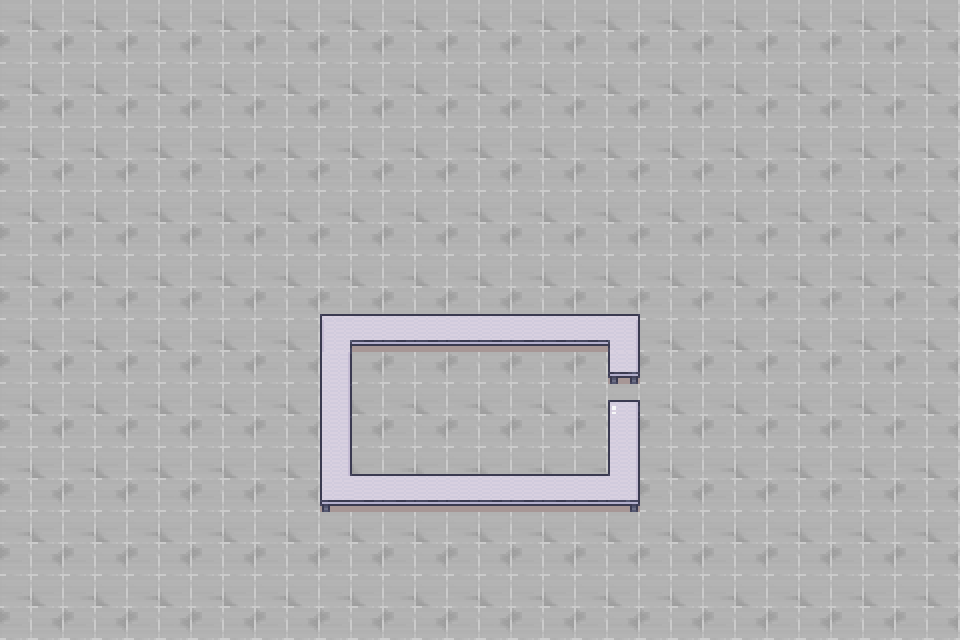

The image is a tile-based game level rendered from a .tmx file. Its description and complete source (layers, tilesets, objects, tile grids) follow:
An orthogonal 30x20 tile map with 32x32 px tiles, 3 tile layers (floor, tables, tabletops), 4 tilesets and 67 objects (5x point, top_left_collision, top_center_collision, top_right_collision, start, ...).

<map version="1.10" tiledversion="1.11.2" orientation="orthogonal" renderorder="right-down" width="30" height="20" tilewidth="32" tileheight="32" infinite="0" nextlayerid="7" nextobjectid="11">
 <editorsettings>
  <export target="map.json" format="json" />
 </editorsettings>
 <tileset firstgid="1" name="tiles" tilewidth="32" tileheight="32" tilecount="256" columns="16">
  <image source="tiles.png" width="512" height="512" />
  <tile id="3">
   <objectgroup draworder="index" id="2">
    <object id="1" x="0" y="16" width="32" height="16" />
   </objectgroup>
  </tile>
  <tile id="5">
   <objectgroup draworder="index" id="2">
    <object id="1" name="top_left_collision" x="2" y="18" width="30" height="14" />
   </objectgroup>
  </tile>
  <tile id="6">
   <objectgroup draworder="index" id="2">
    <object id="1" name="top_center_collision" x="0" y="18" width="32" height="14" />
   </objectgroup>
  </tile>
  <tile id="7">
   <objectgroup draworder="index" id="2">
    <object id="1" name="top_right_collision" x="0" y="18" width="30" height="14" />
   </objectgroup>
  </tile>
  <tile id="17">
   <objectgroup draworder="index" id="2">
    <object id="1" x="0" y="26" width="32" height="6" />
   </objectgroup>
  </tile>
  <tile id="33">
   <objectgroup draworder="index" id="2">
    <object id="1" x="0" y="0" width="32" height="25.5" />
   </objectgroup>
  </tile>
  <tile id="34">
   <objectgroup draworder="index" id="2">
    <object id="1" x="0" y="0" width="32" height="25.25" />
   </objectgroup>
  </tile>
  <tile id="35">
   <objectgroup draworder="index" id="2">
    <object id="1" x="0" y="0" width="32" height="25.5" />
   </objectgroup>
  </tile>
  <tile id="38">
   <objectgroup draworder="index" id="2">
    <object id="1" x="0" y="0" width="32" height="25.5" />
   </objectgroup>
  </tile>
  <tile id="49">
   <objectgroup draworder="index" id="2">
    <object id="1" x="0" y="26" width="32" height="6" />
   </objectgroup>
  </tile>
  <tile id="52">
   <objectgroup draworder="index" id="2">
    <object id="1" x="0" y="0" width="32" height="17.5" />
   </objectgroup>
  </tile>
  <tile id="56">
   <objectgroup draworder="index" id="2">
    <object id="1" x="0" y="0" width="32" height="17.5" />
   </objectgroup>
  </tile>
 </tileset>
 <tileset firstgid="257" name="player" tilewidth="32" tileheight="48" tilecount="16" columns="4">
  <image source="player.png" width="128" height="192" />
  <tile id="0">
   <objectgroup draworder="index" id="2">
    <object id="2" x="3.875" y="22.5149" width="24" height="17.8601" />
   </objectgroup>
   <animation>
    <frame tileid="0" duration="100" />
    <frame tileid="1" duration="100" />
    <frame tileid="2" duration="100" />
    <frame tileid="3" duration="100" />
   </animation>
  </tile>
  <tile id="1">
   <objectgroup draworder="index" id="2">
    <object id="2" x="3.75" y="26.0651" width="24" height="17.5599" />
   </objectgroup>
  </tile>
  <tile id="2">
   <objectgroup draworder="index" id="2">
    <object id="2" x="4.25" y="25.8566" width="24" height="17.7684" />
   </objectgroup>
  </tile>
  <tile id="3">
   <objectgroup draworder="index" id="2">
    <object id="2" x="4.25" y="26.0902" width="24" height="17.0348" />
   </objectgroup>
  </tile>
  <tile id="4">
   <objectgroup draworder="index" id="2">
    <object id="2" x="4.25" y="25.9734" width="23.5" height="14.6516" />
   </objectgroup>
   <animation>
    <frame tileid="4" duration="100" />
    <frame tileid="5" duration="100" />
    <frame tileid="6" duration="100" />
    <frame tileid="7" duration="100" />
   </animation>
  </tile>
  <tile id="5">
   <objectgroup draworder="index" id="2">
    <object id="2" x="3.5" y="25.9985" width="23.5" height="14.3765" />
   </objectgroup>
  </tile>
  <tile id="6">
   <objectgroup draworder="index" id="2">
    <object id="2" x="3.75" y="25.9985" width="23.5" height="14.3765" />
   </objectgroup>
  </tile>
  <tile id="7">
   <objectgroup draworder="index" id="2">
    <object id="2" x="5.25" y="25.9068" width="23.5" height="14.4682" />
   </objectgroup>
  </tile>
  <tile id="8">
   <objectgroup draworder="index" id="2">
    <object id="2" x="4.25" y="25.8064" width="23.5" height="15.5686" />
   </objectgroup>
   <animation>
    <frame tileid="8" duration="100" />
    <frame tileid="9" duration="100" />
    <frame tileid="10" duration="100" />
    <frame tileid="11" duration="100" />
   </animation>
  </tile>
  <tile id="9">
   <objectgroup draworder="index" id="2">
    <object id="2" x="4.25" y="25.8817" width="23.5" height="14.7433" />
   </objectgroup>
  </tile>
  <tile id="10">
   <objectgroup draworder="index" id="2">
    <object id="2" x="3.75" y="25.8315" width="23.5" height="15.2935" />
   </objectgroup>
  </tile>
  <tile id="11">
   <objectgroup draworder="index" id="2">
    <object id="2" x="3.75" y="26.0487" width="23.5" height="13.8263" />
   </objectgroup>
  </tile>
  <tile id="12">
   <objectgroup draworder="index" id="2">
    <object id="2" x="4.5" y="24.0989" width="23" height="17.0261" />
   </objectgroup>
   <animation>
    <frame tileid="12" duration="100" />
    <frame tileid="13" duration="100" />
    <frame tileid="14" duration="100" />
    <frame tileid="15" duration="100" />
   </animation>
  </tile>
  <tile id="13">
   <objectgroup draworder="index" id="2">
    <object id="1" x="4.75" y="9.37733" width="23" height="30.8727" />
   </objectgroup>
  </tile>
  <tile id="14">
   <objectgroup draworder="index" id="2">
    <object id="3" x="4.75" y="24.5154" width="23" height="17.4846" />
   </objectgroup>
  </tile>
  <tile id="15">
   <objectgroup draworder="index" id="2">
    <object id="2" x="4" y="21.9652" width="23" height="18.0348" />
   </objectgroup>
  </tile>
 </tileset>
 <tileset firstgid="273" name="npc1" tilewidth="32" tileheight="48" tilecount="16" columns="4">
  <image source="npc1.png" width="128" height="192" />
  <tile id="0">
   <objectgroup draworder="index" id="2">
    <object id="1" x="4" y="33.75" width="24" height="10" />
   </objectgroup>
  </tile>
  <tile id="1">
   <objectgroup draworder="index" id="2">
    <object id="1" x="1.75" y="33.5" width="24" height="10" />
   </objectgroup>
  </tile>
  <tile id="2">
   <objectgroup draworder="index" id="2">
    <object id="1" x="3.75" y="33.5" width="24" height="10" />
   </objectgroup>
  </tile>
  <tile id="3">
   <objectgroup draworder="index" id="2">
    <object id="1" x="4" y="34.25" width="24" height="10" />
   </objectgroup>
  </tile>
  <tile id="4">
   <objectgroup draworder="index" id="2">
    <object id="1" x="4" y="33.25" width="24" height="10" />
   </objectgroup>
  </tile>
  <tile id="5">
   <objectgroup draworder="index" id="2">
    <object id="1" x="2.25" y="32.5" width="24" height="10" />
   </objectgroup>
  </tile>
  <tile id="6">
   <objectgroup draworder="index" id="2">
    <object id="1" x="3.75" y="33.5" width="24" height="10" />
   </objectgroup>
  </tile>
  <tile id="7">
   <objectgroup draworder="index" id="2">
    <object id="1" x="3.5" y="32.25" width="24" height="10" />
   </objectgroup>
  </tile>
  <tile id="8">
   <objectgroup draworder="index" id="2">
    <object id="1" x="3" y="34" width="24" height="10" />
   </objectgroup>
  </tile>
  <tile id="9">
   <objectgroup draworder="index" id="2">
    <object id="1" x="4" y="32" width="24" height="10" />
   </objectgroup>
  </tile>
  <tile id="10">
   <objectgroup draworder="index" id="2">
    <object id="1" x="3.25" y="33.5" width="24" height="10" />
   </objectgroup>
  </tile>
  <tile id="11">
   <objectgroup draworder="index" id="2">
    <object id="1" x="3.75" y="32" width="24" height="10" />
   </objectgroup>
  </tile>
  <tile id="12">
   <objectgroup draworder="index" id="2">
    <object id="1" x="4.75" y="33.75" width="24" height="10" />
   </objectgroup>
  </tile>
  <tile id="13">
   <objectgroup draworder="index" id="2">
    <object id="1" x="5" y="33.5" width="24" height="10" />
   </objectgroup>
  </tile>
  <tile id="14">
   <objectgroup draworder="index" id="2">
    <object id="1" x="5.25" y="33.75" width="24" height="10" />
   </objectgroup>
  </tile>
  <tile id="15">
   <objectgroup draworder="index" id="2">
    <object id="1" x="6.25" y="33.5" width="24" height="10" />
   </objectgroup>
  </tile>
 </tileset>
 <tileset firstgid="289" name="npc2" tilewidth="32" tileheight="48" tilecount="16" columns="4">
  <image source="npc2.png" width="128" height="192" />
  <tile id="0">
   <objectgroup draworder="index" id="2">
    <object id="1" x="3" y="30.375" width="24" height="11.75" />
   </objectgroup>
   <animation>
    <frame tileid="0" duration="100" />
    <frame tileid="1" duration="100" />
    <frame tileid="2" duration="100" />
    <frame tileid="3" duration="100" />
   </animation>
  </tile>
  <tile id="1">
   <objectgroup draworder="index" id="2">
    <object id="1" x="3" y="31.5" width="24" height="11.75" />
   </objectgroup>
  </tile>
  <tile id="2">
   <objectgroup draworder="index" id="2">
    <object id="1" x="3" y="31.125" width="24" height="11.75" />
   </objectgroup>
  </tile>
  <tile id="3">
   <objectgroup draworder="index" id="2">
    <object id="1" x="2.75" y="31.375" width="24" height="11.75" />
   </objectgroup>
  </tile>
  <tile id="4">
   <objectgroup draworder="index" id="2">
    <object id="1" x="3.25" y="30.625" width="24" height="11.75" />
   </objectgroup>
   <animation>
    <frame tileid="4" duration="100" />
    <frame tileid="5" duration="100" />
    <frame tileid="6" duration="100" />
    <frame tileid="7" duration="100" />
   </animation>
  </tile>
  <tile id="5">
   <objectgroup draworder="index" id="2">
    <object id="1" x="3.25" y="29.625" width="24" height="11.75" />
   </objectgroup>
  </tile>
  <tile id="6">
   <objectgroup draworder="index" id="2">
    <object id="1" x="3.25" y="30.375" width="24" height="11.75" />
   </objectgroup>
  </tile>
  <tile id="7">
   <objectgroup draworder="index" id="2">
    <object id="1" x="2.75" y="29.375" width="24" height="11.75" />
   </objectgroup>
  </tile>
  <tile id="8">
   <objectgroup draworder="index" id="2">
    <object id="1" x="4.25" y="29.375" width="24" height="11.75" />
   </objectgroup>
   <animation>
    <frame tileid="8" duration="100" />
    <frame tileid="9" duration="100" />
    <frame tileid="10" duration="100" />
    <frame tileid="11" duration="100" />
   </animation>
  </tile>
  <tile id="9">
   <objectgroup draworder="index" id="2">
    <object id="1" x="3.5" y="29.625" width="24" height="11.75" />
   </objectgroup>
  </tile>
  <tile id="10">
   <objectgroup draworder="index" id="2">
    <object id="1" x="3" y="29.375" width="24" height="11.75" />
   </objectgroup>
  </tile>
  <tile id="11">
   <objectgroup draworder="index" id="2">
    <object id="1" x="2.75" y="29.375" width="24" height="11.75" />
   </objectgroup>
  </tile>
  <tile id="12">
   <objectgroup draworder="index" id="2">
    <object id="1" x="4" y="30.125" width="24" height="11.75" />
   </objectgroup>
   <animation>
    <frame tileid="12" duration="100" />
    <frame tileid="13" duration="100" />
    <frame tileid="14" duration="100" />
    <frame tileid="15" duration="100" />
   </animation>
  </tile>
  <tile id="13">
   <objectgroup draworder="index" id="2">
    <object id="1" x="4.25" y="29.625" width="24" height="11.75" />
   </objectgroup>
  </tile>
  <tile id="14">
   <objectgroup draworder="index" id="2">
    <object id="1" x="3.25" y="30.125" width="24" height="11.75" />
   </objectgroup>
  </tile>
  <tile id="15">
   <objectgroup draworder="index" id="2">
    <object id="1" x="3.25" y="29.625" width="24" height="11.75" />
   </objectgroup>
  </tile>
 </tileset>
 <layer id="1" name="floor" class="tileLayer" width="30" height="20">
  <properties>
   <property name="collidable" type="bool" value="false" />
   <property name="depth" type="int" value="0" />
  </properties>
  <data encoding="csv">
10,11,10,11,10,11,10,11,10,11,10,11,10,11,10,11,10,11,10,11,10,11,10,11,10,11,10,11,10,11,
26,27,26,27,26,27,26,27,26,27,26,27,26,27,26,27,26,27,26,27,26,27,26,27,26,27,26,27,26,27,
10,11,10,11,10,11,10,11,10,11,10,11,10,11,10,11,10,11,10,11,10,11,10,11,10,11,10,11,10,11,
26,27,26,27,26,27,26,27,26,27,26,27,26,27,26,27,26,27,26,27,26,27,26,27,26,27,26,27,26,27,
10,11,10,11,10,11,10,11,10,11,10,11,10,11,10,11,10,11,10,11,10,11,10,11,10,11,10,11,10,11,
26,27,26,27,26,27,26,27,26,27,26,27,26,27,26,27,26,27,26,27,26,27,26,27,26,27,26,27,26,27,
10,11,10,11,10,11,10,11,10,11,10,11,10,11,10,11,10,11,10,11,10,11,10,11,10,11,10,11,10,11,
26,27,26,27,26,27,26,27,26,27,26,27,26,27,26,27,26,27,26,27,26,27,26,27,26,27,26,27,26,27,
10,11,10,11,10,11,10,11,10,11,10,11,10,11,10,11,10,11,10,11,10,11,10,11,10,11,10,11,10,11,
26,27,26,27,26,27,26,27,26,27,26,27,26,27,26,27,26,27,26,27,26,27,26,27,26,27,26,27,26,27,
10,11,10,11,10,11,10,11,10,11,10,11,10,11,10,11,10,11,10,11,10,11,10,11,10,11,10,11,10,11,
26,27,26,27,26,27,26,27,26,27,26,27,26,27,26,27,26,27,26,27,26,27,26,27,26,27,26,27,26,27,
10,11,10,11,10,11,10,11,10,11,10,11,10,11,10,11,10,11,10,11,10,11,10,11,10,11,10,11,10,11,
26,27,26,27,26,27,26,27,26,27,26,27,26,27,26,27,26,27,26,27,26,27,26,27,26,27,26,27,26,27,
10,11,10,11,10,11,10,11,10,11,10,11,10,11,10,11,10,11,10,11,10,11,10,11,10,11,10,11,10,11,
26,27,26,27,26,27,26,27,26,27,26,27,26,27,26,27,26,27,26,27,26,27,26,27,26,27,26,27,26,27,
10,11,10,11,10,11,10,11,10,11,10,11,10,11,10,11,10,11,10,11,10,11,10,11,10,11,10,11,10,11,
26,27,26,27,26,27,26,27,26,27,26,27,26,27,26,27,26,27,26,27,26,27,26,27,26,27,26,27,26,27,
10,11,10,11,10,11,10,11,10,11,10,11,10,11,10,11,10,11,10,11,10,11,10,11,10,11,10,11,10,11,
26,27,26,27,26,27,26,27,26,27,26,27,26,27,26,27,26,27,26,27,26,27,26,27,26,27,26,27,26,27
</data>
 </layer>
 <layer id="2" name="tables" class="tileLayer" width="30" height="20">
  <properties>
   <property name="depth" type="int" value="1" />
  </properties>
  <data encoding="csv">
0,0,0,0,0,0,0,0,0,0,0,0,0,0,0,0,0,0,0,0,0,0,0,0,0,0,0,0,0,0,
0,0,0,0,0,0,0,0,0,0,0,0,0,0,0,0,0,0,0,0,0,0,0,0,0,0,0,0,0,0,
0,0,0,0,0,0,0,0,0,0,0,0,0,0,0,0,0,0,0,0,0,0,0,0,0,0,0,0,0,0,
0,0,0,0,0,0,0,0,0,0,0,0,0,0,0,0,0,0,0,0,0,0,0,0,0,0,0,0,0,0,
0,0,0,0,0,0,0,0,0,0,0,0,0,0,0,0,0,0,0,0,0,0,0,0,0,0,0,0,0,0,
0,0,0,0,0,0,0,0,0,0,0,0,0,0,0,0,0,0,0,0,0,0,0,0,0,0,0,0,0,0,
0,0,0,0,0,0,0,0,0,0,0,0,0,0,0,0,0,0,0,0,0,0,0,0,0,0,0,0,0,0,
0,0,0,0,0,0,0,0,0,0,0,0,0,0,0,0,0,0,0,0,0,0,0,0,0,0,0,0,0,0,
0,0,0,0,0,0,0,0,0,0,0,0,0,0,0,0,0,0,0,0,0,0,0,0,0,0,0,0,0,0,
0,0,0,0,0,0,0,0,0,0,0,0,0,0,0,0,0,0,0,0,0,0,0,0,0,0,0,0,0,0,
0,0,0,0,0,0,0,0,0,0,2147483689,39,39,39,39,39,39,39,39,41,0,0,0,0,0,0,0,0,0,0,
0,0,0,0,0,0,0,0,0,0,20,0,0,0,0,0,0,0,0,36,0,0,0,0,0,0,0,0,0,0,
0,0,0,0,0,0,0,0,0,0,20,0,0,0,0,0,0,0,0,4,0,0,0,0,0,0,0,0,0,0,
0,0,0,0,0,0,0,0,0,0,20,0,0,0,0,0,0,0,0,20,0,0,0,0,0,0,0,0,0,0,
0,0,0,0,0,0,0,0,0,0,33,0,0,0,0,0,0,0,0,19,0,0,0,0,0,0,0,0,0,0,
0,0,0,0,0,0,0,0,0,0,34,39,39,39,39,39,39,39,39,35,0,0,0,0,0,0,0,0,0,0,
0,0,0,0,0,0,0,0,0,0,0,0,0,0,0,0,0,0,0,0,0,0,0,0,0,0,0,0,0,0,
0,0,0,0,0,0,0,0,0,0,0,0,0,0,0,0,0,0,0,0,0,0,0,0,0,0,0,0,0,0,
0,0,0,0,0,0,0,0,0,0,0,0,0,0,0,0,0,0,0,0,0,0,0,0,0,0,0,0,0,0,
0,0,0,0,0,0,0,0,0,0,0,0,0,0,0,0,0,0,0,0,0,0,0,0,0,0,0,0,0,0
</data>
 </layer>
 <objectgroup draworder="index" id="3" name="player">
  <properties>
   <property name="depth" type="int" value="2" />
  </properties>
  <object id="1" name="start" x="465.333" y="582.667">
   <point />
  </object>
 </objectgroup>
 <objectgroup id="6" name="npc_area">
  <object id="5" type="point" x="367" y="406">
   <point />
  </object>
  <object id="6" type="point" x="432" y="466">
   <point />
  </object>
  <object id="7" type="point" x="589" y="459">
   <point />
  </object>
  <object id="8" type="point" x="433" y="366">
   <point />
  </object>
  <object id="9" type="point" x="562" y="366">
   <point />
  </object>
  <object id="10" name="npc_rect" type="rect" x="353" y="347" width="255" height="127.5" />
 </objectgroup>
 <layer id="5" name="tabletops" class="tileLayer" width="30" height="20">
  <properties>
   <property name="depth" type="int" value="3" />
  </properties>
  <data encoding="csv">
0,0,0,0,0,0,0,0,0,0,0,0,0,0,0,0,0,0,0,0,0,0,0,0,0,0,0,0,0,0,
0,0,0,0,0,0,0,0,0,0,0,0,0,0,0,0,0,0,0,0,0,0,0,0,0,0,0,0,0,0,
0,0,0,0,0,0,0,0,0,0,0,0,0,0,0,0,0,0,0,0,0,0,0,0,0,0,0,0,0,0,
0,0,0,0,0,0,0,0,0,0,0,0,0,0,0,0,0,0,0,0,0,0,0,0,0,0,0,0,0,0,
0,0,0,0,0,0,0,0,0,0,0,0,0,0,0,0,0,0,0,0,0,0,0,0,0,0,0,0,0,0,
0,0,0,0,0,0,0,0,0,0,0,0,0,0,0,0,0,0,0,0,0,0,0,0,0,0,0,0,0,0,
0,0,0,0,0,0,0,0,0,0,0,0,0,0,0,0,0,0,0,0,0,0,0,0,0,0,0,0,0,0,
0,0,0,0,0,0,0,0,0,0,0,0,0,0,0,0,0,0,0,0,0,0,0,0,0,0,0,0,0,0,
0,0,0,0,0,0,0,0,0,0,0,0,0,0,0,0,0,0,0,0,0,0,0,0,0,0,0,0,0,0,
0,0,0,0,0,0,0,0,0,0,18,50,50,50,50,50,50,50,50,2147483666,0,0,0,0,0,0,0,0,0,0,
0,0,0,0,0,0,0,0,0,0,0,0,0,0,0,0,0,0,0,0,0,0,0,0,0,0,0,0,0,0,
0,0,0,0,0,0,0,0,0,0,0,0,0,0,0,0,0,0,0,0,0,0,0,0,0,0,0,0,0,0,
0,0,0,0,0,0,0,0,0,0,0,0,0,0,0,0,0,0,0,0,0,0,0,0,0,0,0,0,0,0,
0,0,0,0,0,0,0,0,0,0,0,0,0,0,0,0,0,0,0,0,0,0,0,0,0,0,0,0,0,0,
0,0,0,0,0,0,0,0,0,0,0,50,50,50,50,50,50,50,50,0,0,0,0,0,0,0,0,0,0,0,
0,0,0,0,0,0,0,0,0,0,0,0,0,0,0,0,0,0,0,0,0,0,0,0,0,0,0,0,0,0,
0,0,0,0,0,0,0,0,0,0,0,0,0,0,0,0,0,0,0,0,0,0,0,0,0,0,0,0,0,0,
0,0,0,0,0,0,0,0,0,0,0,0,0,0,0,0,0,0,0,0,0,0,0,0,0,0,0,0,0,0,
0,0,0,0,0,0,0,0,0,0,0,0,0,0,0,0,0,0,0,0,0,0,0,0,0,0,0,0,0,0,
0,0,0,0,0,0,0,0,0,0,0,0,0,0,0,0,0,0,0,0,0,0,0,0,0,0,0,0,0,0
</data>
 </layer>
</map>
